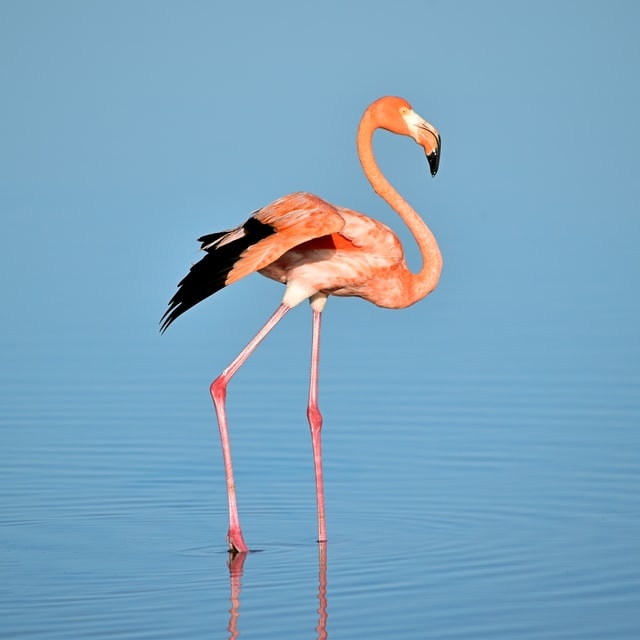
#> input picture Task2/cv2/Tutorial1/basics/images/flemingo.jpg, 640 x 640 px
$ jupyter execute cv2_Read_write.ipynb
#> lines starting #> are read from the running program, lines starting #| are printed output that depends on the picture; after the words box and inside, x2 and y2 are one past the last pixel; in counts of white or black regions, pixels touching at a corner belong together
[cell 1]
import cv2
import numpy as np
import matplotlib.pyplot as plt

[cell 2]
img=cv2.imread('./images/flemingo.jpg')
#> img is the input picture: shape (640, 640, 3); mean B, G, R 191.3, 164.6, 123.7

[cell 3]
cv2.imshow('img',img)
cv2.waitKey(0)

[cell 4]
b,g,r=cv2.split(img)
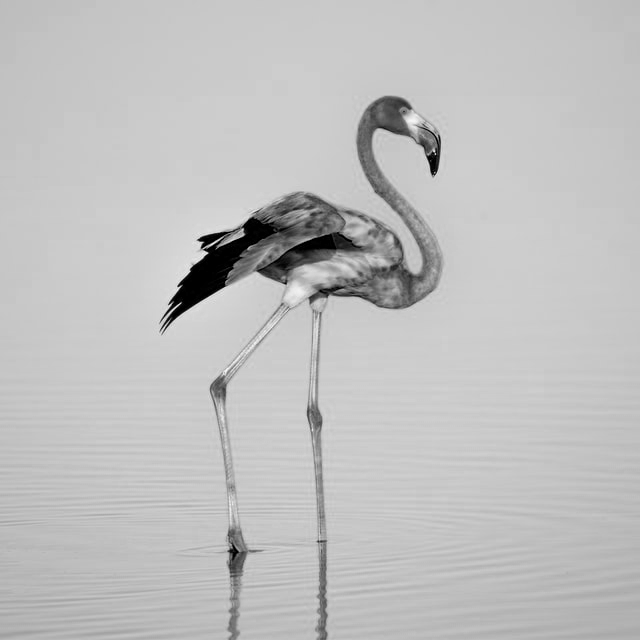
#> b: shape (640, 640); min 0, max 248, mean 191.3
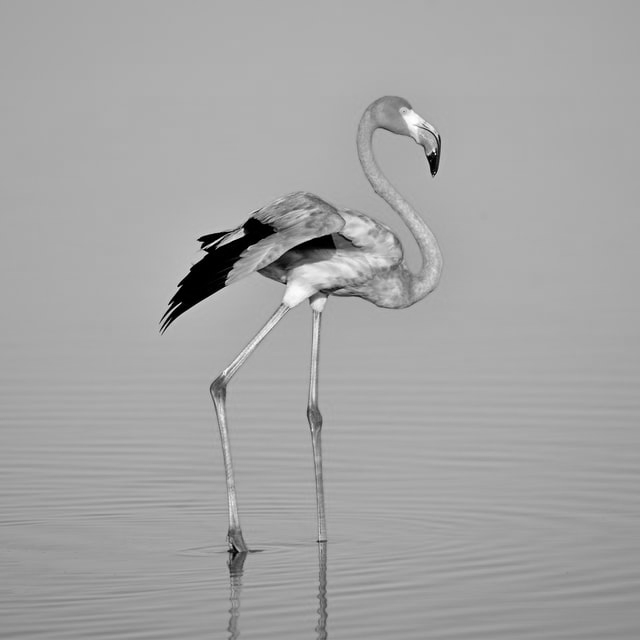
#> g: shape (640, 640); min 0, max 255, mean 164.6
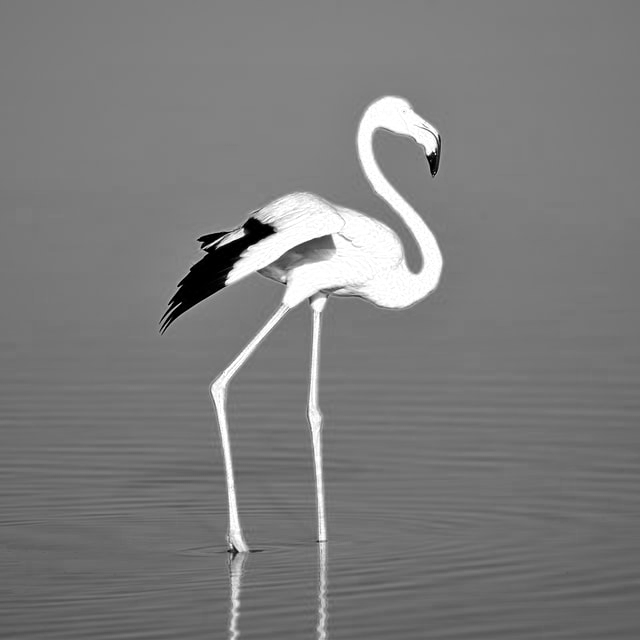
#> r: shape (640, 640); min 0, max 255, mean 123.7

[cell 5]
cv2.imshow('img',img)
cv2.imshow('blue',b)
cv2.imshow('green',g)
cv2.imshow('red',r)
cv2.waitKey(0)

[cell 6]
#color converter
conv_img=cv2.cvtColor(img,cv2.COLOR_BGR2RGB)
cv2.imshow('conv_img',conv_img)
cv2.waitKey(0)
cv2.destroyAllWindows()

[cell 7]
img=cv2.imread('./images/bird.jpg')
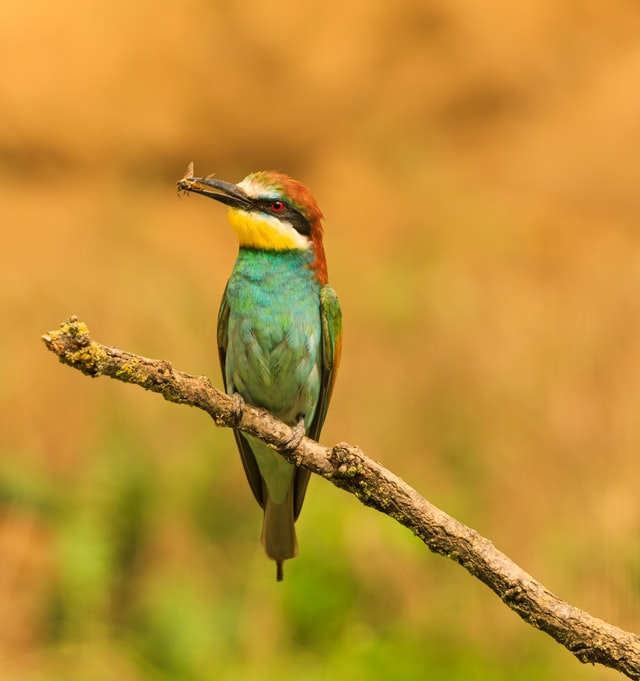
#> input picture Task2/cv2/Tutorial1/basics/images/bird.jpg, 640 x 681 px
#> img is the input picture: shape (681, 640, 3); mean B, G, R 50.7, 144.7, 193.4

[cell 8]
def display(winname,img):
    cv2.imshow(winname,img)
    cv2.waitKey(0)
    cv2.destroyAllWindows()

[cell 9]
display('bird',img)

[cell 10]
img.shape
#> Out = (681, 640, 3)

[cell 11]
corner=img[:100,:100]
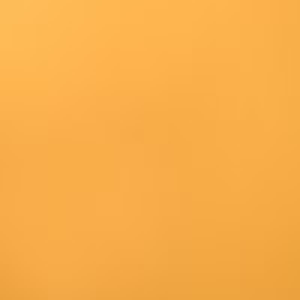
#> corner: shape (100, 100, 3) (shown 3 times larger); mean B, G, R 74, 174.1, 248.5
display('corner',corner)

[cell 12]
mani_img=img.copy()
green=[0,255,0]
mani_img[:100,:100]=green
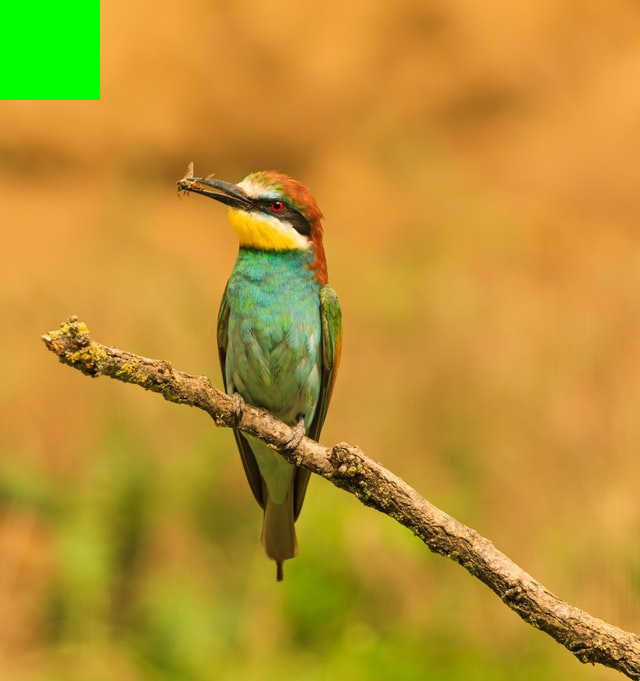
#> mani_img: shape (681, 640, 3); 2.29% of pixels changed, all inside (x1, y1, x2, y2) = (0, 0, 100, 100)
display('mani_img',mani_img)

[cell 13]
canvas=np.zeros((300,300,3),dtype='uint8')
red=(0,0,255)
green=(0,255,0)
blue=(255,0,0)
white=(255,255,255)
black=(0,0,0)
def resetCanvas():
    global canvas
    canvas=np.zeros((300,300,3),dtype='uint8')

[cell 14]
display('canvas',canvas)

[cell 15]
cv2.line(canvas,(0,0),(300,300),red,3)
cv2.line(canvas,(300,0),(0,300),green,3)
cv2.line(canvas,(150,0),(150,300),blue,3)
display('line',canvas)
#> in display (call 5), `cv2.imshow(winname,img)`:
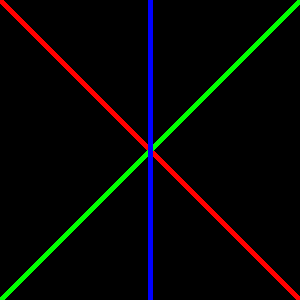
#> window 'line': shape (300, 300, 3); mean B, G, R 4.2, 5.8, 5.8

# Drawing rectanle

[cell 16]
resetCanvas()
cv2.rectangle(canvas,(10,10),(60,60),green)
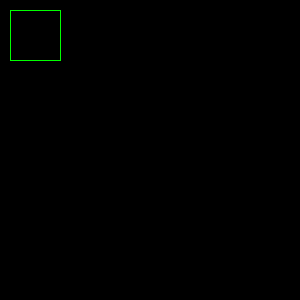
#> canvas: shape (300, 300, 3); mean of channels 0, 1, 2 0, 0.6, 0; drawn as B, G, R
cv2.rectangle(canvas,(100,100),(200,200),red,5)
cv2.rectangle(canvas,(130,130),(170,170),blue,-1)
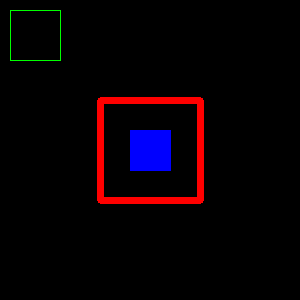
#> canvas: shape (300, 300, 3); mean of channels 0, 1, 2 4.8, 0.6, 7.9; drawn as B, G, R
display('canvas',canvas)

# Drawing Circle

[cell 17]
resetCanvas()
centerx,centery=canvas.shape[1]//2,canvas.shape[0]//2
for r in range(0,175,25):
    cv2.circle(canvas,(centerx,centery),r,white)
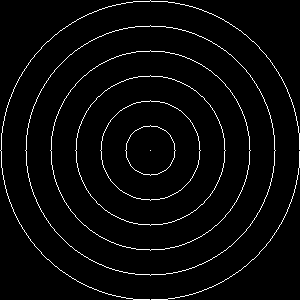
#> canvas: shape (300, 300, 3); 3.3% white in thin lines or dots
display('canvas',canvas)
canvas.shape
